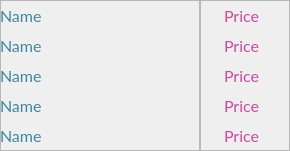
   <widget class="QFrame" name="frame_33">
    <property name="geometry">
     <rect>
      <x>350</x>
      <y>810</y>
      <width>290</width>
      <height>151</height>
     </rect>
    </property>
    <property name="font">
     <font>
      <family>Lato</family>
      <pointsize>12</pointsize>
      <weight>50</weight>
      <italic>false</italic>
      <bold>false</bold>
     </font>
    </property>
    <property name="styleSheet">
     <string notr="true">font: 12pt &quot;Lato&quot;;</string>
    </property>
    <property name="frameShape">
     <enum>QFrame::StyledPanel</enum>
    </property>
    <property name="frameShadow">
     <enum>QFrame::Raised</enum>
    </property>
    <widget class="QFrame" name="frame_34">
     <property name="geometry">
      <rect>
       <x>0</x>
       <y>0</y>
       <width>201</width>
       <height>151</height>
      </rect>
     </property>
     <property name="font">
      <font>
       <family>Lato</family>
       <pointsize>12</pointsize>
       <weight>50</weight>
       <italic>false</italic>
       <bold>false</bold>
      </font>
     </property>
     <property name="styleSheet">
      <string notr="true">color: rgba(60, 135, 156, 1);</string>
     </property>
     <property name="frameShape">
      <enum>QFrame::StyledPanel</enum>
     </property>
     <property name="frameShadow">
      <enum>QFrame::Raised</enum>
     </property>
     <widget class="QLabel" name="name_60">
      <property name="geometry">
       <rect>
        <x>0</x>
        <y>0</y>
        <width>201</width>
        <height>31</height>
       </rect>
      </property>
      <property name="font">
       <font>
        <family>Lato</family>
        <pointsize>12</pointsize>
        <weight>50</weight>
        <italic>false</italic>
        <bold>false</bold>
       </font>
      </property>
      <property name="text">
       <string>Name</string>
      </property>
     </widget>
     <widget class="QLabel" name="name_61">
      <property name="geometry">
       <rect>
        <x>0</x>
        <y>30</y>
        <width>201</width>
        <height>31</height>
       </rect>
      </property>
      <property name="font">
       <font>
        <family>Lato</family>
        <pointsize>12</pointsize>
        <weight>50</weight>
        <italic>false</italic>
        <bold>false</bold>
       </font>
      </property>
      <property name="text">
       <string>Name</string>
      </property>
     </widget>
     <widget class="QLabel" name="name_63">
      <property name="geometry">
       <rect>
        <x>0</x>
        <y>90</y>
        <width>201</width>
        <height>31</height>
       </rect>
      </property>
      <property name="font">
       <font>
        <family>Lato</family>
        <pointsize>12</pointsize>
        <weight>50</weight>
        <italic>false</italic>
        <bold>false</bold>
       </font>
      </property>
      <property name="text">
       <string>Name</string>
      </property>
     </widget>
     <widget class="QLabel" name="name_62">
      <property name="geometry">
       <rect>
        <x>0</x>
        <y>60</y>
        <width>201</width>
        <height>31</height>
       </rect>
      </property>
      <property name="font">
       <font>
        <family>Lato</family>
        <pointsize>12</pointsize>
        <weight>50</weight>
        <italic>false</italic>
        <bold>false</bold>
       </font>
      </property>
      <property name="text">
       <string>Name</string>
      </property>
     </widget>
     <widget class="QLabel" name="name_64">
      <property name="geometry">
       <rect>
        <x>0</x>
        <y>120</y>
        <width>201</width>
        <height>31</height>
       </rect>
      </property>
      <property name="font">
       <font>
        <family>Lato</family>
        <pointsize>12</pointsize>
        <weight>50</weight>
        <italic>false</italic>
        <bold>false</bold>
       </font>
      </property>
      <property name="text">
       <string>Name</string>
      </property>
     </widget>
    </widget>
    <widget class="QFrame" name="frame_35">
     <property name="geometry">
      <rect>
       <x>199</x>
       <y>0</y>
       <width>91</width>
       <height>151</height>
      </rect>
     </property>
     <property name="font">
      <font>
       <family>Lato</family>
       <pointsize>12</pointsize>
       <weight>50</weight>
       <italic>false</italic>
       <bold>false</bold>
      </font>
     </property>
     <property name="layoutDirection">
      <enum>Qt::RightToLeft</enum>
     </property>
     <property name="styleSheet">
      <string notr="true">color: rgba(203, 74, 158, 1);</string>
     </property>
     <property name="frameShape">
      <enum>QFrame::StyledPanel</enum>
     </property>
     <property name="frameShadow">
      <enum>QFrame::Raised</enum>
     </property>
     <widget class="QLabel" name="price_60">
      <property name="geometry">
       <rect>
        <x>0</x>
        <y>0</y>
        <width>60</width>
        <height>31</height>
       </rect>
      </property>
      <property name="font">
       <font>
        <family>Lato</family>
        <pointsize>12</pointsize>
        <weight>50</weight>
        <italic>false</italic>
        <bold>false</bold>
       </font>
      </property>
      <property name="text">
       <string>Price</string>
      </property>
      <property name="alignment">
       <set>Qt::AlignRight|Qt::AlignTrailing|Qt::AlignVCenter</set>
      </property>
     </widget>
     <widget class="QLabel" name="label_215">
      <property name="geometry">
       <rect>
        <x>60</x>
        <y>0</y>
        <width>32</width>
        <height>32</height>
       </rect>
      </property>
      <property name="styleSheet">
       <string notr="true">border-image: url(:/newPrefix/PlatIcon.png);</string>
      </property>
      <property name="text">
       <string/>
      </property>
     </widget>
     <widget class="QLabel" name="label_216">
      <property name="geometry">
       <rect>
        <x>60</x>
        <y>30</y>
        <width>32</width>
        <height>32</height>
       </rect>
      </property>
      <property name="styleSheet">
       <string notr="true">border-image: url(:/newPrefix/PlatIcon.png);</string>
      </property>
      <property name="text">
       <string/>
      </property>
     </widget>
     <widget class="QLabel" name="price_61">
      <property name="geometry">
       <rect>
        <x>0</x>
        <y>30</y>
        <width>60</width>
        <height>31</height>
       </rect>
      </property>
      <property name="font">
       <font>
        <family>Lato</family>
        <pointsize>12</pointsize>
        <weight>50</weight>
        <italic>false</italic>
        <bold>false</bold>
       </font>
      </property>
      <property name="text">
       <string>Price</string>
      </property>
      <property name="alignment">
       <set>Qt::AlignRight|Qt::AlignTrailing|Qt::AlignVCenter</set>
      </property>
     </widget>
     <widget class="QLabel" name="price_63">
      <property name="geometry">
       <rect>
        <x>0</x>
        <y>90</y>
        <width>60</width>
        <height>31</height>
       </rect>
      </property>
      <property name="font">
       <font>
        <family>Lato</family>
        <pointsize>12</pointsize>
        <weight>50</weight>
        <italic>false</italic>
        <bold>false</bold>
       </font>
      </property>
      <property name="text">
       <string>Price</string>
      </property>
      <property name="alignment">
       <set>Qt::AlignRight|Qt::AlignTrailing|Qt::AlignVCenter</set>
      </property>
     </widget>
     <widget class="QLabel" name="label_219">
      <property name="geometry">
       <rect>
        <x>60</x>
        <y>60</y>
        <width>32</width>
        <height>32</height>
       </rect>
      </property>
      <property name="styleSheet">
       <string notr="true">border-image: url(:/newPrefix/PlatIcon.png);</string>
      </property>
      <property name="text">
       <string/>
      </property>
     </widget>
     <widget class="QLabel" name="label_220">
      <property name="geometry">
       <rect>
        <x>60</x>
        <y>90</y>
        <width>32</width>
        <height>32</height>
       </rect>
      </property>
      <property name="styleSheet">
       <string notr="true">border-image: url(:/newPrefix/PlatIcon.png);</string>
      </property>
      <property name="text">
       <string/>
      </property>
     </widget>
     <widget class="QLabel" name="price_62">
      <property name="geometry">
       <rect>
        <x>0</x>
        <y>60</y>
        <width>60</width>
        <height>31</height>
       </rect>
      </property>
      <property name="font">
       <font>
        <family>Lato</family>
        <pointsize>12</pointsize>
        <weight>50</weight>
        <italic>false</italic>
        <bold>false</bold>
       </font>
      </property>
      <property name="text">
       <string>Price</string>
      </property>
      <property name="alignment">
       <set>Qt::AlignRight|Qt::AlignTrailing|Qt::AlignVCenter</set>
      </property>
     </widget>
     <widget class="QLabel" name="label_222">
      <property name="geometry">
       <rect>
        <x>60</x>
        <y>120</y>
        <width>32</width>
        <height>32</height>
       </rect>
      </property>
      <property name="styleSheet">
       <string notr="true">border-image: url(:/newPrefix/PlatIcon.png);</string>
      </property>
      <property name="text">
       <string/>
      </property>
     </widget>
     <widget class="QLabel" name="price_64">
      <property name="geometry">
       <rect>
        <x>0</x>
        <y>120</y>
        <width>60</width>
        <height>31</height>
       </rect>
      </property>
      <property name="font">
       <font>
        <family>Lato</family>
        <pointsize>12</pointsize>
        <weight>50</weight>
        <italic>false</italic>
        <bold>false</bold>
       </font>
      </property>
      <property name="text">
       <string>Price</string>
      </property>
      <property name="alignment">
       <set>Qt::AlignRight|Qt::AlignTrailing|Qt::AlignVCenter</set>
      </property>
     </widget>
    </widget>
   </widget>
